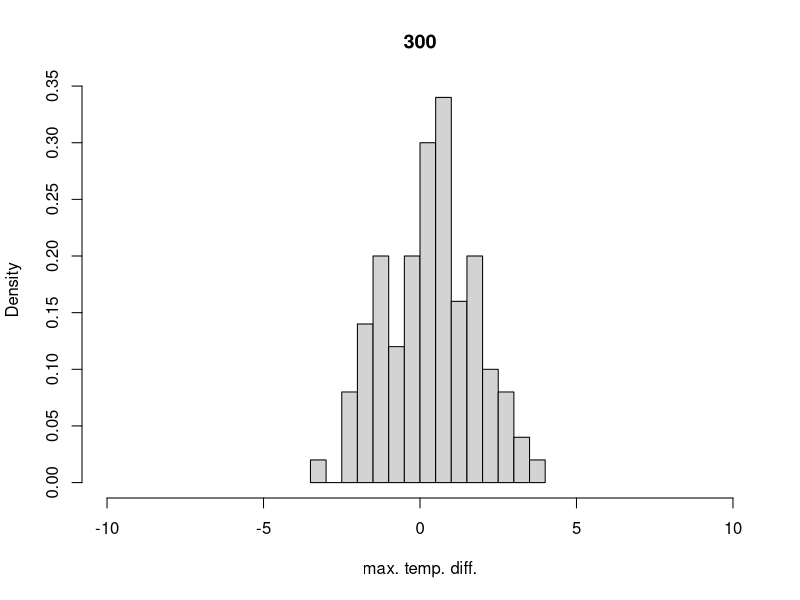
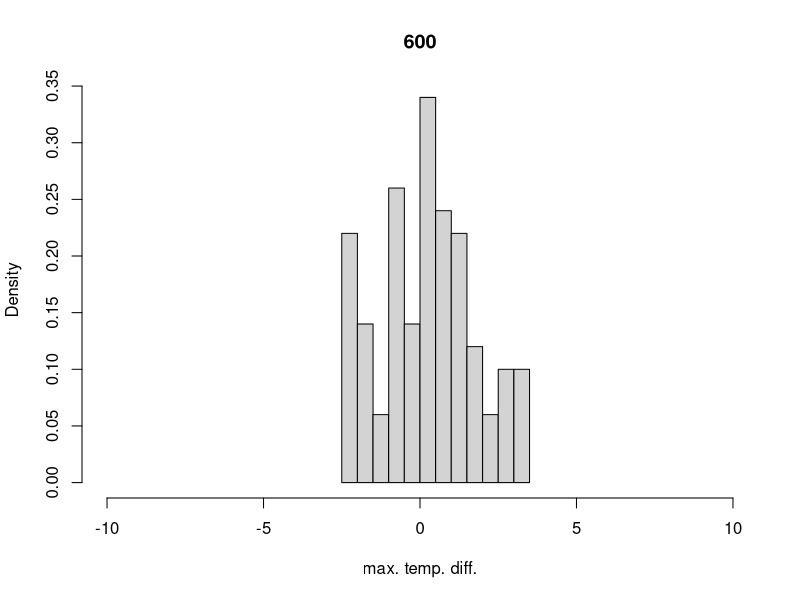
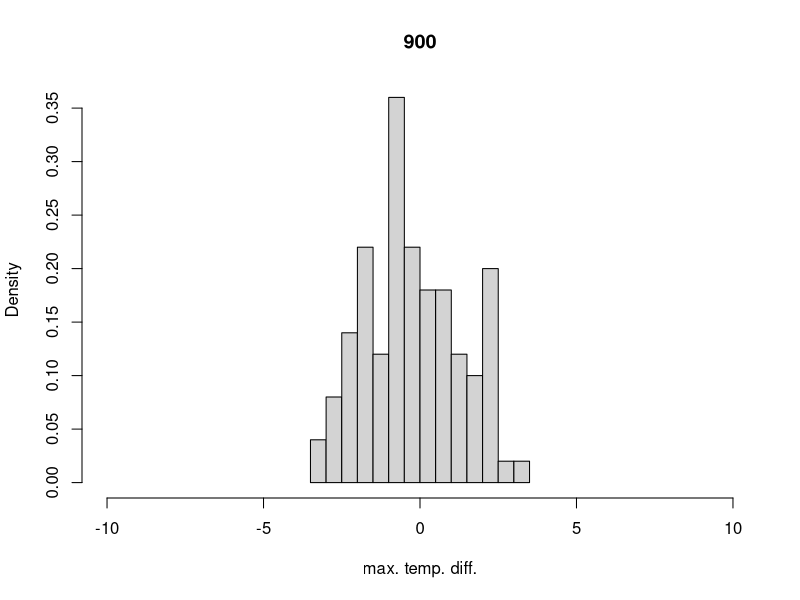
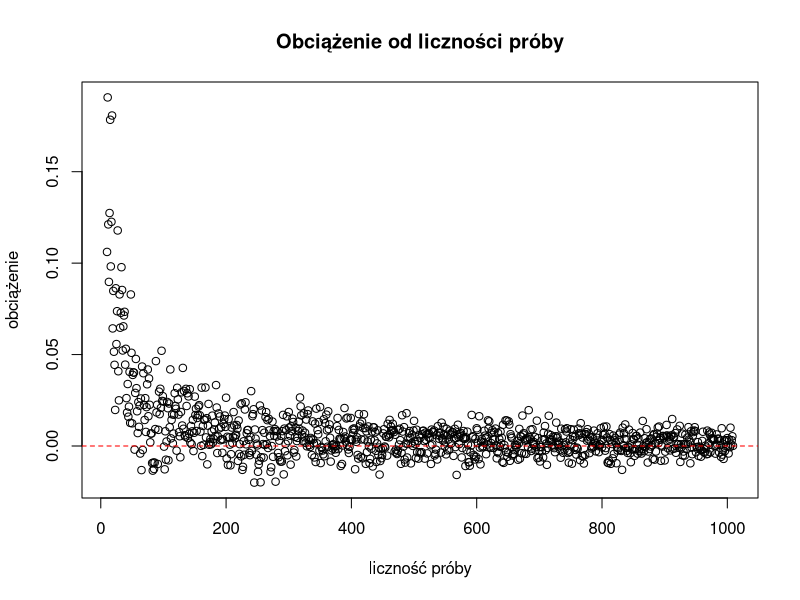
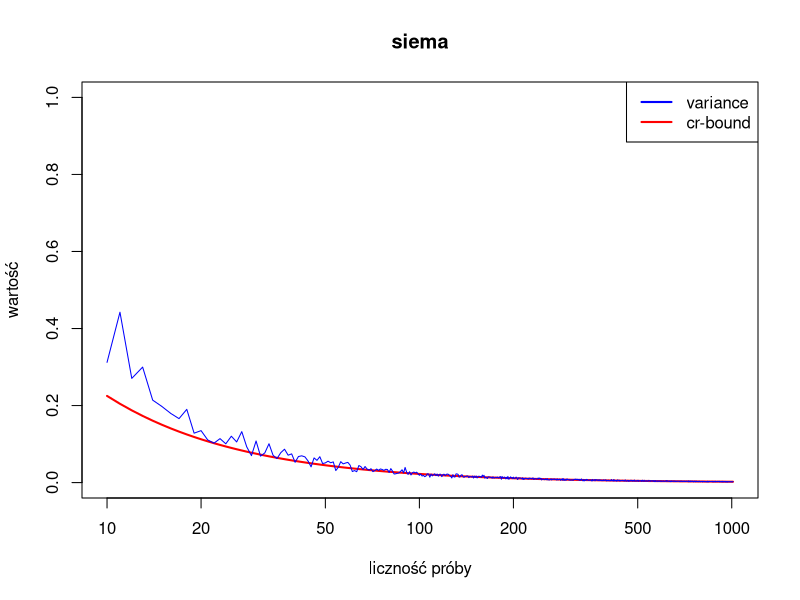

R code for these plots, in order:
# set params of experiment
set.seed(2137)
our_lambda <- 3/2
use_analitical_solution <- TRUE
start <- 10
step <- 1
no_of_steps <- 1000
no_of_simulations_in_single_step <- 100


# do experiment
log_like_fn <- function(lambda, X){
  X <- as.matrix(X)
  n <- length(X)
  fn <- n*log(lambda) - lambda*sum(X)
  
  return (-fn)
}

simulate_for_sample_size <- function(lambda, sample_size){
  
  estimators = c()
  for (i in 1:no_of_simulations_in_single_step){
    random_sample <- rexp(sample_size, lambda)
    
    # 1. calculate maximum likelihood estimations
    if (use_analitical_solution){
      # https://www.statlect.com/fundamentals-of-statistics/exponential-distribution-maximum-likelihood
      est = length(random_sample)/sum(random_sample)
    }else{
      # https://www.youtube.com/watch?v=w3drLH-DFpE
      mle_est <- optim(par=3, fn=log_like_fn, lower=0, upper=Inf, method="L-BFGS-B", X = random_sample)
      est <- mle_est$par
    }
    
    estimators <- c(estimators, est)
  }
  final_est <- mean(estimators)
  
  # 2. calculate its bias
  bias <- final_est - lambda # abs?
  
  # 3. calculate cr bound
  fisher_inf <- 1/(lambda^2) 
  m_prim <- 1
  cr_bound <- m_prim / (sample_size * fisher_inf)
  
  # 4. calculate variance
  variance <- mean((estimators - lambda)^2)
  
  # TODO

  if(sample_size %% 300 == 0){
    print('jestem ')
    normalized <- sqrt(sample_size) * (estimators - lambda)
    hist(normalized, prob=TRUE, xlab="max. temp. diff.", main=as.character(sample_size), xlim=c(-10,10), breaks = 20)
  }
  
  return (c(sample_size, est, bias, variance, cr_bound))
}


################################################################################

column_names <- c('sample_size', 'estimated_lambda', 'bias', 'variance', 'cr_bound')
results <- data.frame(matrix(ncol = length(column_names), nrow = 0))
colnames(results) <- column_names

for (i in 1:no_of_steps){
  sample_size <- start + step * (i-1)
  print(sample_size)
  result <- simulate_for_sample_size(our_lambda, sample_size)
  
  result <- as.data.frame(t(result))
  colnames(result) <- column_names
  results <- rbind(results, result)
}
print(results)


# plot bias
plot(results$bias ~ results$sample_size, 
     main = 'Obciążenie od liczności próby', xlab = 'liczność próby', ylab = 'obciążenie')
abline(h = 0, col = 'red', lty=2)

# plot cr-bound and variance
plot(results$cr_bound ~ results$sample_size, 
     main = 'siema', xlab = 'liczność próby', ylab = 'wartość', type = 'l', col = 'red', lwd = 2, ylim=c(0,1), log = 'x')
lines(results$sample_size, results$variance, col='blue', lwd = 1)
legend(x = 'topright', c('variance', 'cr-bound'), col = c('blue', 'red'), lty=c(1, 1), lwd = 2)

# links to not forget them
# https://www-users.mat.umk.pl/~alzaig/inf_Fi.pdf
# https://www-users.mat.umk.pl/~alzaig/nie_C_R.pdf